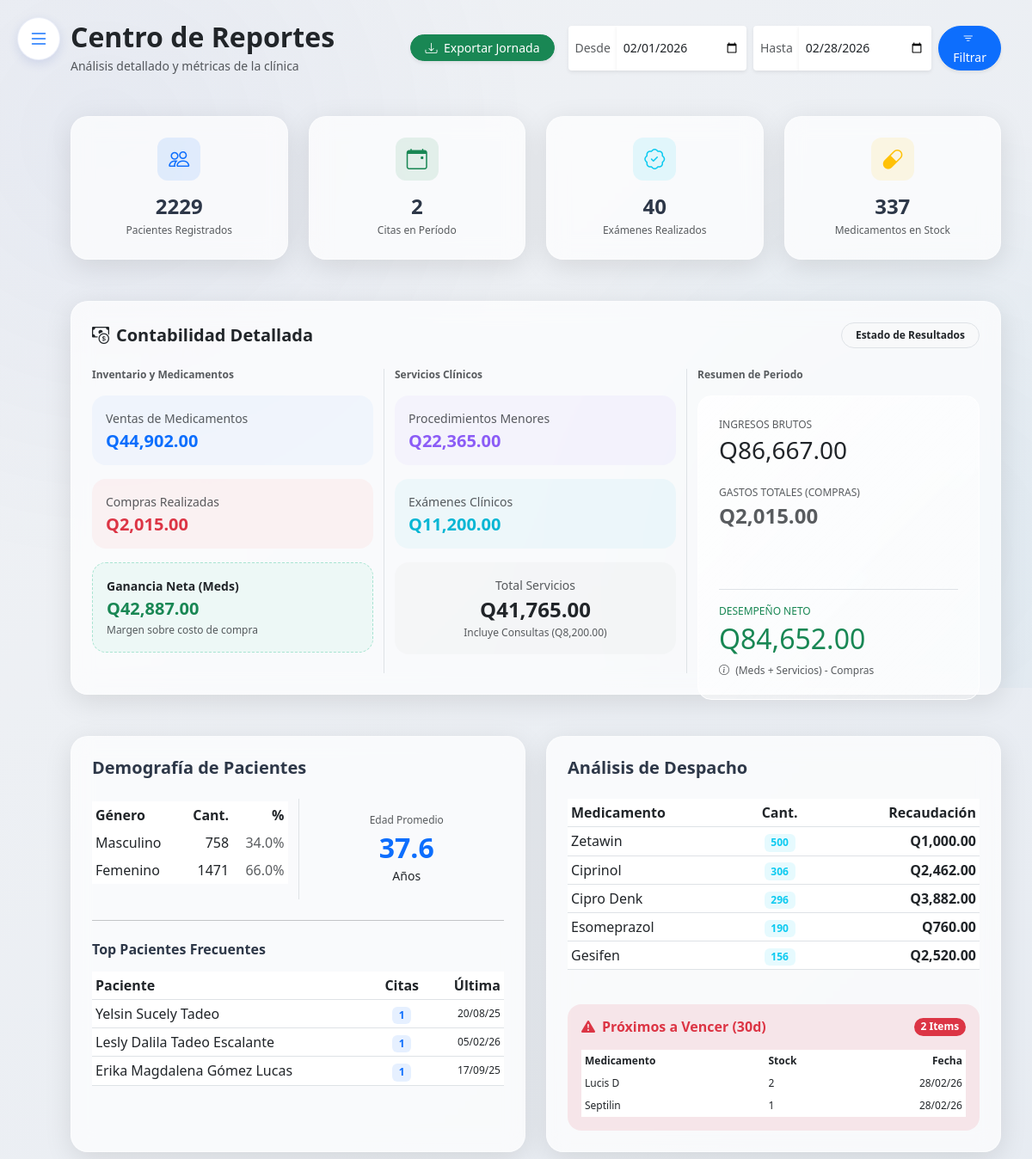
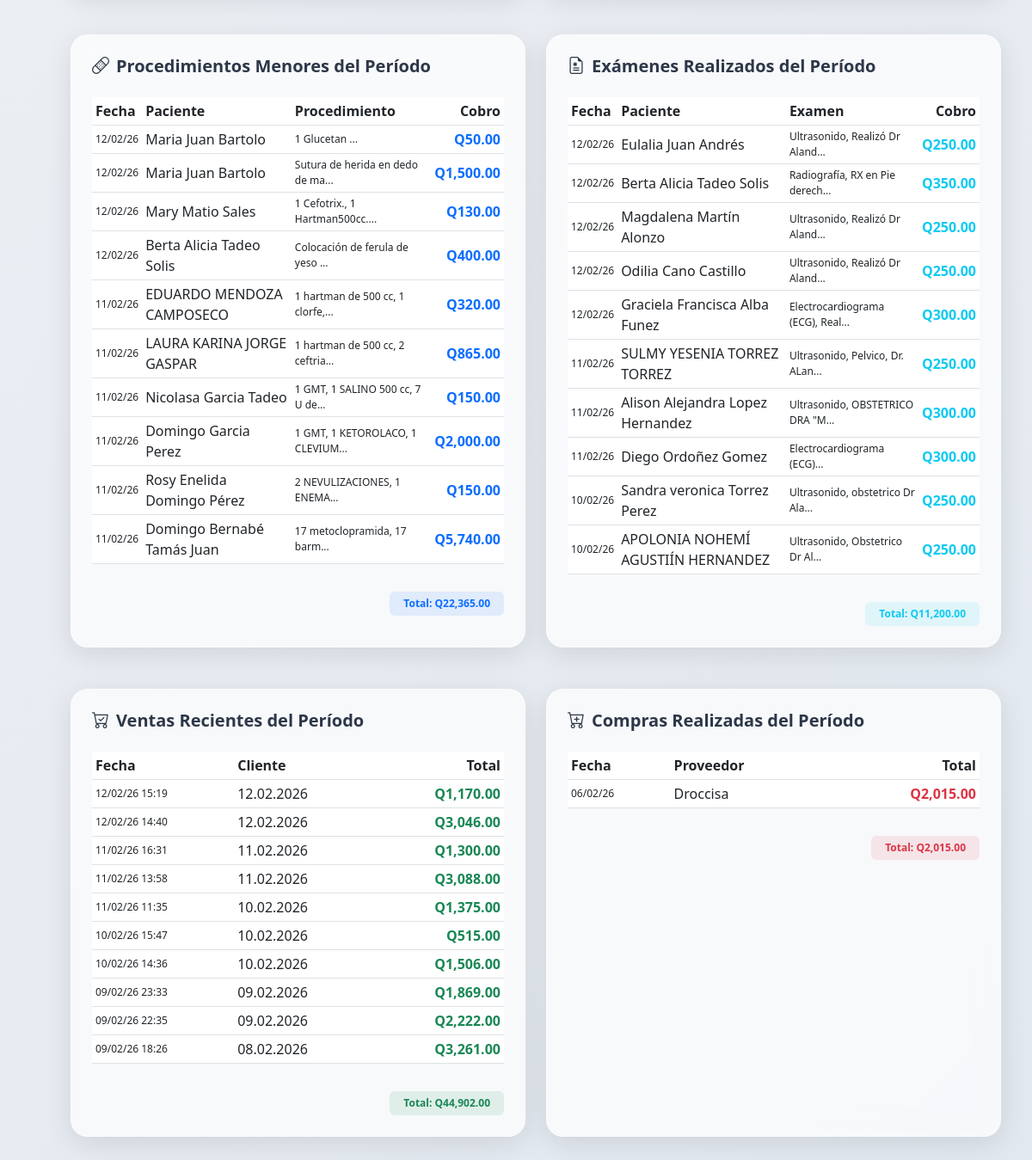
The page /php/reports/index.php (signed in) on the database its author committed (2 pictures, top to bottom).
### tables this page shows
CREATE TABLE `inventario` (
  `id_inventario` int NOT NULL,
  `nom_medicamento` varchar(100) NOT NULL,
  `mol_medicamento` varchar(100) NOT NULL,
  `presentacion_med` varchar(100) NOT NULL,
  `casa_farmaceutica` varchar(100) NOT NULL,
  `cantidad_med` int NOT NULL,
  `fecha_adquisicion` date NOT NULL,
  `fecha_vencimiento` date NOT NULL,
  `estado` enum('Disponible','Pendiente') DEFAULT 'Disponible',
  `id_purchase_item` int DEFAULT NULL,
  `precio_venta` decimal(10,2) DEFAULT '0.00'
);

CREATE TABLE `procedimientos_menores` (
  `id_procedimiento` int DEFAULT NULL,
  `id_paciente` int NOT NULL,
  `nombre_paciente` varchar(255) NOT NULL,
  `procedimiento` varchar(255) NOT NULL COMMENT 'Nombre del procedimiento (ej. Sutura, Curación)',
  `cobro` decimal(10,2) NOT NULL,
  `fecha_procedimiento` timestamp NULL DEFAULT CURRENT_TIMESTAMP,
  `usuario` varchar(255) DEFAULT NULL
);

CREATE TABLE `examenes_realizados` (
  `id_examen_realizado` int DEFAULT NULL,
  `id_paciente` int NOT NULL,
  `nombre_paciente` varchar(255) NOT NULL,
  `tipo_examen` varchar(255) NOT NULL COMMENT 'Nombre del examen (ej. Electrocardiograma, Ultrasonido)',
  `cobro` decimal(10,2) NOT NULL,
  `fecha_examen` timestamp NULL DEFAULT CURRENT_TIMESTAMP,
  `usuario` varchar(255) DEFAULT NULL
);

CREATE TABLE `ventas` (
  `id_venta` int NOT NULL,
  `id_usuario` int DEFAULT NULL,
  `fecha_venta` datetime DEFAULT CURRENT_TIMESTAMP,
  `nombre_cliente` varchar(100) DEFAULT NULL,
  `tipo_pago` enum('Efectivo','Tarjeta','Seguro Médico') DEFAULT NULL,
  `total` decimal(10,2) DEFAULT '0.00',
  `estado` enum('Pendiente','Pagado','Cancelado') DEFAULT NULL
);

CREATE TABLE `purchase_headers` (
  `id` int NOT NULL,
  `document_type` enum('Factura','Nota de Envío','Consumidor Final') NOT NULL,
  `document_number` varchar(50) DEFAULT NULL,
  `provider_name` varchar(100) DEFAULT NULL,
  `purchase_date` date NOT NULL,
  `total_amount` decimal(10,2) NOT NULL,
  `status` enum('Pendiente','Completado') DEFAULT 'Pendiente',
  `created_at` timestamp NULL DEFAULT CURRENT_TIMESTAMP,
  `paid_amount` decimal(10,2) DEFAULT '0.00',
  `payment_status` enum('Pendiente','Parcial','Pagado') DEFAULT 'Pendiente'
);

### php/reports/index.php (the view, shortened to what the rows shown need)
<?php
require_once '../../config/database.php';
try {
    $database = new Database();
    $conn = $database->getConnection();
    $fecha_inicio = $_GET['fecha_inicio'] ?? date('Y-m-01');
    $fecha_fin = $_GET['fecha_fin'] ?? date('Y-m-t');
    $start_datetime = $fecha_inicio . ' 08:00:00';
    $end_datetime = date('Y-m-d', strtotime($fecha_fin . ' +1 day')) . ' 07:59:59';
} catch (Exception $e) {
    die("Error: No se pudo conectar a la base de datos");
}
include_once '../../includes/header.php';
?>
<link rel="stylesheet" href="../../assets/css/dashboard-reengineered.css">
<div class="dashboard-wrapper sidebar-collapsed">
    <div class="main-content-glass">
        <div class="container-fluid">
            <div class="d-flex justify-content-between align-items-center mb-5">
                <div>
                    <h2 class="fw-bold text-dark mb-1">Centro de Reportes</h2>
                </div>
            </div>
            <div class="row g-4 mb-5">
                <div class="col-lg-6">
                    <div class="report-card">
                        <div class="row align-items-center">
                            <div class="col-md-6">
                                <table class="table table-sm table-borderless">
                                    <thead>
                                        <tr>
                                            <th>Género</th>
                                            <th class="text-end">Cant.</th>
                                            <th class="text-end">%</th>
                                        </tr>
                                    </thead>
                                </table>
                            </div>
                            <div class="col-md-6 text-center border-start py-3">
                                <?php
                                $stmt = $conn->query("SELECT AVG(TIMESTAMPDIFF(YEAR, fecha_nacimiento, CURDATE())) FROM pacientes");
                                $edadPromedio = $stmt->fetchColumn();
                                ?>
                                <h2 class="fw-extrabold text-primary mb-0"><?php echo number_format($edadPromedio, 1); ?></h2>
                            </div>
                        </div>
                        <div class="table-responsive">
                            <table class="table table-sm align-middle">
                                <thead>
                                    <tr>
                                        <th>Paciente</th>
                                        <th class="text-center">Citas</th>
                                        <th class="text-end">Última</th>
                                    </tr>
                                </thead>
                            </table>
                        </div>
                    </div>
                </div>
                <div class="col-lg-6">
                    <div class="report-card">
                        <div class="table-responsive">
                            <table class="table table-sm align-middle">
                                <thead>
                                    <tr>
                                        <th>Medicamento</th>
                                        <th class="text-center">Cant.</th>
                                        <th class="text-end">Recaudación</th>
                                    </tr>
                                </thead>
                            </table>
                        </div>
                        <div class="mt-4">
                            <div class="p-3 bg-danger bg-opacity-10 rounded-4">
                                <div class="table-responsive">
                                    <table class="table table-sm table-borderless text-danger text-xs mb-0">
                                        <thead>
                                            <tr>
                                                <th>Medicamento</th>
                                                <th>Stock</th>
                                                <th class="text-end">Fecha</th>
                                            </tr>
                                        </thead>
                                        <tbody>
                                            <?php
                                            $stmt = $conn->query("SELECT nom_medicamento, cantidad_med, fecha_vencimiento FROM inventario WHERE fecha_vencimiento BETWEEN CURDATE() AND DATE_ADD(CURDATE(), INTERVAL 30 DAY) ORDER BY fecha_vencimiento ASC LIMIT 3");
                                            while ($row = $stmt->fetch(PDO::FETCH_ASSOC)) {
                                                echo "<tr>
                                                    <td>{$row['nom_medicamento']}</td>
                                                    <td>{$row['cantidad_med']}</td>
                                                    <td class='text-end'>" . date('d/m/y', strtotime($row['fecha_vencimiento'])) . "</td>
                                                </tr>";
                                            }
                                            ?>
                                        </tbody>
                                    </table>
                                </div>
                            </div>
                        </div>
                    </div>
                </div>
            </div>
            <div class="row g-4 mb-5">
                <div class="col-lg-6">
                    <div class="report-card">
                        <div class="table-responsive">
                            <table class="table table-sm align-middle">
                                <thead>
                                    <tr>
                                        <th>Fecha</th>
                                        <th>Paciente</th>
                                        <th>Procedimiento</th>
                                        <th class="text-end">Cobro</th>
                                    </tr>
                                </thead>
                                <tbody>
                                    <?php
                                    $stmt = $conn->prepare("
                                        SELECT fecha_procedimiento, nombre_paciente, procedimiento, cobro
                                        FROM procedimientos_menores
                                        WHERE fecha_procedimiento BETWEEN ? AND ?
                                        ORDER BY fecha_procedimiento DESC
                                        LIMIT 10
                                    ");
                                    $stmt->execute([$start_datetime, $end_datetime]);
                                    while ($row = $stmt->fetch(PDO::FETCH_ASSOC)) {
                                        echo "<tr>
                                            <td class='text-xs'>" . date('d/m/y', strtotime($row['fecha_procedimiento'])) . "</td>
                                            <td class='fw-medium'>" . htmlspecialchars($row['nombre_paciente']) . "</td>
                                            <td class='text-xs'>" . htmlspecialchars(substr($row['procedimiento'], 0, 30)) . "...</td>
                                            <td class='text-end fw-bold text-primary'>Q" . number_format($row['cobro'], 2) . "</td>
                                        </tr>";
                                    }
                                    ?>
                                </tbody>
                            </table>
                        </div>
                    </div>
                </div>
                <div class="col-lg-6">
                    <div class="report-card">
                        <div class="table-responsive">
                            <table class="table table-sm align-middle">
                                <thead>
                                    <tr>
                                        <th>Fecha</th>
                                        <th>Paciente</th>
                                        <th>Examen</th>
                                        <th class="text-end">Cobro</th>
                                    </tr>
                                </thead>
                                <tbody>
                                    <?php
                                    $stmt = $conn->prepare("
                                        SELECT fecha_examen, nombre_paciente, tipo_examen, cobro
                                        FROM examenes_realizados
                                        WHERE fecha_examen BETWEEN ? AND ?
                                        ORDER BY fecha_examen DESC
                                        LIMIT 10
                                    ");
                                    $stmt->execute([$start_datetime, $end_datetime]);
                                    while ($row = $stmt->fetch(PDO::FETCH_ASSOC)) {
                                        echo "<tr>
                                            <td class='text-xs'>" . date('d/m/y', strtotime($row['fecha_examen'])) . "</td>
                                            <td class='fw-medium'>" . htmlspecialchars($row['nombre_paciente']) . "</td>
                                            <td class='text-xs'>" . htmlspecialchars(substr($row['tipo_examen'], 0, 30)) . "...</td>
                                            <td class='text-end fw-bold text-info'>Q" . number_format($row['cobro'], 2) . "</td>
                                        </tr>";
                                    }
                                    ?>
                                </tbody>
                            </table>
                        </div>
                    </div>
                </div>
            </div>
            <div class="row g-4 mb-5">
                <div class="col-lg-6">
                    <div class="report-card">
                        <div class="table-responsive">
                            <table class="table table-sm align-middle">
                                <thead>
                                    <tr>
                                        <th>Fecha</th>
                                        <th>Cliente</th>
                                        <th class="text-end">Total</th>
                                    </tr>
                                </thead>
                                <tbody>
                                    <?php
                                    $stmt = $conn->prepare("
                                        SELECT fecha_venta, nombre_cliente, total
                                        FROM ventas
                                        WHERE fecha_venta BETWEEN ? AND ?
                                        ORDER BY fecha_venta DESC
                                        LIMIT 10
                                    ");
                                    $stmt->execute([$start_datetime, $end_datetime]);
                                    while ($row = $stmt->fetch(PDO::FETCH_ASSOC)) {
                                        echo "<tr>
                                            <td class='text-xs'>" . date('d/m/y H:i', strtotime($row['fecha_venta'])) . "</td>
                                            <td class='fw-medium'>" . htmlspecialchars($row['nombre_cliente']) . "</td>
                                            <td class='text-end fw-bold text-success'>Q" . number_format($row['total'], 2) . "</td>
                                        </tr>";
                                    }
                                    ?>
                                </tbody>
                            </table>
                        </div>
                    </div>
                </div>
                <div class="col-lg-6">
                    <div class="report-card">
                        <div class="table-responsive">
                            <table class="table table-sm align-middle">
                                <thead>
                                    <tr>
                                        <th>Fecha</th>
                                        <th>Proveedor</th>
                                        <th class="text-end">Total</th>
                                    </tr>
                                </thead>
                                <tbody>
                                    <?php
                                    $stmt = $conn->prepare("
                                        SELECT purchase_date, provider_name, total_amount
                                        FROM purchase_headers
                                        WHERE purchase_date BETWEEN ? AND ?
                                        ORDER BY purchase_date DESC
                                        LIMIT 10
                                    ");
                                    $stmt->execute([$fecha_inicio, $fecha_fin]);
                                    while ($row = $stmt->fetch(PDO::FETCH_ASSOC)) {
                                        echo "<tr>
                                            <td class='text-xs'>" . date('d/m/y', strtotime($row['purchase_date'])) . "</td>
                                            <td class='fw-medium'>" . htmlspecialchars($row['provider_name'] ?? 'N/A') . "</td>
                                            <td class='text-end fw-bold text-danger'>Q" . number_format($row['total_amount'], 2) . "</td>
                                        </tr>";
                                    }
                                    ?>
                                </tbody>
                            </table>
                        </div>
                    </div>
                </div>
            </div>
        </div>
    </div>
</div>
<?php include_once '../../includes/footer.php'; ?>

### rows shown on the page
inventario: nom_medicamento "Lucis D", cantidad_med "2", fecha_vencimiento "28/02/26"
inventario: nom_medicamento "Septilin", cantidad_med "1", fecha_vencimiento "28/02/26"
procedimientos_menores: fecha_procedimiento "12/02/26", nombre_paciente "Maria Juan Bartolo", procedimiento "1 Glucetan", cobro "50.00"
procedimientos_menores: fecha_procedimiento "12/02/26", nombre_paciente "Maria Juan Bartolo", procedimiento "Sutura de herida en dedo de ma", cobro "1,500.00"
procedimientos_menores: fecha_procedimiento "12/02/26", nombre_paciente "Mary Matio Sales", procedimiento "1 Cefotrix., 1 Hartman500cc.", cobro "130.00"
procedimientos_menores: fecha_procedimiento "12/02/26", nombre_paciente "Berta Alicia Tadeo Solis", procedimiento "Colocación de ferula de yeso", cobro "400.00"
procedimientos_menores: fecha_procedimiento "11/02/26", nombre_paciente "EDUARDO MENDOZA CAMPOSECO", procedimiento "1 hartman de 500 cc, 1 clorfe,", cobro "320.00"
procedimientos_menores: fecha_procedimiento "11/02/26", nombre_paciente "LAURA KARINA JORGE GASPAR", procedimiento "1 hartman de 500 cc, 2 ceftria", cobro "865.00"
procedimientos_menores: fecha_procedimiento "11/02/26", nombre_paciente "Nicolasa Garcia Tadeo", procedimiento "1 GMT, 1 SALINO 500 cc, 7 U de", cobro "150.00"
procedimientos_menores: fecha_procedimiento "11/02/26", nombre_paciente "Domingo Garcia Perez", procedimiento "1 GMT, 1 KETOROLACO, 1 CLEVIUM", cobro "2,000.00"
procedimientos_menores: fecha_procedimiento "11/02/26", nombre_paciente "Rosy Enelida Domingo Pérez", procedimiento "2 NEVULIZACIONES, 1 ENEMA", cobro "150.00"
procedimientos_menores: fecha_procedimiento "11/02/26", nombre_paciente "Domingo Bernabé Tamás Juan", procedimiento "17 metoclopramida, 17 barm", cobro "5,740.00"
examenes_realizados: fecha_examen "12/02/26", nombre_paciente "Eulalia Juan Andrés", tipo_examen "Ultrasonido, Realizó Dr Aland", cobro "250.00"
examenes_realizados: fecha_examen "12/02/26", nombre_paciente "Berta Alicia Tadeo Solis", tipo_examen "Radiografía, RX en Pie derech", cobro "350.00"
examenes_realizados: fecha_examen "12/02/26", nombre_paciente "Magdalena Martín Alonzo", tipo_examen "Ultrasonido, Realizó Dr Aland", cobro "250.00"
examenes_realizados: fecha_examen "12/02/26", nombre_paciente "Odilia Cano Castillo", tipo_examen "Ultrasonido, Realizó Dr Aland", cobro "250.00"
examenes_realizados: fecha_examen "12/02/26", nombre_paciente "Graciela Francisca Alba Funez", tipo_examen "Electrocardiograma (ECG), Real", cobro "300.00"
examenes_realizados: fecha_examen "11/02/26", nombre_paciente "SULMY YESENIA TORREZ TORREZ", tipo_examen "Ultrasonido, Pelvico, Dr. ALan", cobro "250.00"
examenes_realizados: fecha_examen "11/02/26", nombre_paciente "Alison Alejandra Lopez Hernandez", tipo_examen "Ultrasonido, OBSTETRICO DRA \"M", cobro "300.00"
examenes_realizados: fecha_examen "11/02/26", nombre_paciente "Diego Ordoñez Gomez", tipo_examen "Electrocardiograma (ECG)", cobro "300.00"
examenes_realizados: fecha_examen "10/02/26", nombre_paciente "Sandra veronica Torrez Perez", tipo_examen "Ultrasonido, obstetrico Dr Ala", cobro "250.00"
examenes_realizados: fecha_examen "10/02/26", nombre_paciente "APOLONIA NOHEMÍ AGUSTIÍN HERNANDEZ", tipo_examen "Ultrasonido, Obstetrico Dr Al", cobro "250.00"
ventas: fecha_venta "12/02/26 15:19", nombre_cliente "12.02.2026", total "1,170.00"
ventas: fecha_venta "12/02/26 14:40", nombre_cliente "12.02.2026", total "3,046.00"
ventas: fecha_venta "11/02/26 16:31", nombre_cliente "11.02.2026", total "1,300.00"
ventas: fecha_venta "11/02/26 13:58", nombre_cliente "11.02.2026", total "3,088.00"
ventas: fecha_venta "11/02/26 11:35", nombre_cliente "10.02.2026", total "1,375.00"
ventas: fecha_venta "10/02/26 15:47", nombre_cliente "10.02.2026", total "515.00"
ventas: fecha_venta "10/02/26 14:36", nombre_cliente "10.02.2026", total "1,506.00"
ventas: fecha_venta "09/02/26 23:33", nombre_cliente "09.02.2026", total "1,869.00"
ventas: fecha_venta "09/02/26 22:35", nombre_cliente "09.02.2026", total "2,222.00"
ventas: fecha_venta "09/02/26 18:26", nombre_cliente "08.02.2026", total "3,261.00"
purchase_headers: purchase_date "06/02/26", provider_name "Droccisa", total_amount "2,015.00"

### other values the page prints
$totalPacientes "2229"
$citasCount "2"
$examenesCount "40"
$totalMedicamentos "337"
$total_sales_meds "44,902.00"
$total_purchases_meds "2,015.00"
$total_profit_meds "42,887.00"
$total_procedures "22,365.00"
$total_exams_revenue "11,200.00"
$total_procedures + $total_exams_revenue + $total_billings "41,765.00"
$total_billings "8,200.00"
$total_gross_revenue "86,667.00"
$net_performance "84,652.00"
$row['genero'] "Masculino"
$row['total'] "758"
